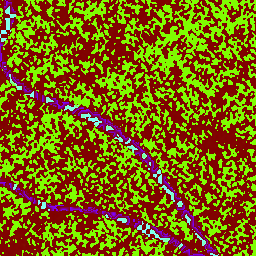
#> input picture src/gbadata/terrain/12_3338_1783.png, 256 x 256 px, given as the content of the folder ../../../gbadata/terrain/12_3338_1783.png, which was not available
$ python shrink.py ../../../gbadata/terrain/12_3338_1783.png
#> lines starting #> are read from the running program, lines starting #| are printed output that depends on the picture
# shrink.py <dir>: every PNG -> JPEG at half size (q 82), PNG removed (disk is tight)
import sys, glob, os
from PIL import Image
for f in glob.glob(os.path.join(sys.argv[1], '*.png')):
    im = Image.open(f).convert('RGB'); w, h = im.size
#> further down, im is the input picture: PIL image 256x256 RGB; mean R, G, B 127.6, 100.5, 8.4
#> after `w, h = im.size`: w = 256; h = 256
    if 'plan' in f: im = im.resize((w*2//3, h*2//3))
    else: im = im.resize((w*3//4, h*3//4))
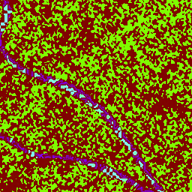
#> im: PIL image 192x192 RGB; mean R, G, B 127.6, 100.8, 8.6
    im.save(f[:-4] + '.jpg', quality=82); os.remove(f)

$ run again, on src/gbadata/terrain/12_3338_1788.png
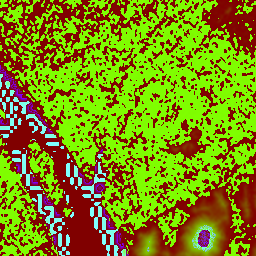
#> input picture src/gbadata/terrain/12_3338_1788.png, 256 x 256 px, given as the content of the folder ../../../gbadata/terrain/12_3338_1788.png, which was not available
#> im is the input picture: PIL image 256x256 RGB; mean R, G, B 127.5, 140.3, 11.9
#> `else: im = im.resize((w*3//4, h*3//4))`:
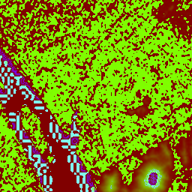
#> im: PIL image 192x192 RGB; mean R, G, B 127.5, 140.1, 12

$ run again, on src/gbadata/terrain/12_3338_1789.png
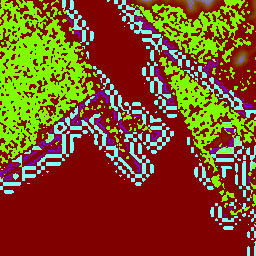
#> input picture src/gbadata/terrain/12_3338_1789.png, 256 x 256 px, given as the content of the folder ../../../gbadata/terrain/12_3338_1789.png, which was not available
#> im is the input picture: PIL image 256x256 RGB; mean R, G, B 127.7, 76.6, 27.1
#> `else: im = im.resize((w*3//4, h*3//4))`:
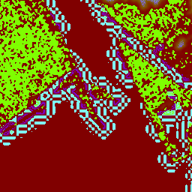
#> im: PIL image 192x192 RGB; mean R, G, B 127.7, 76.7, 27.4
